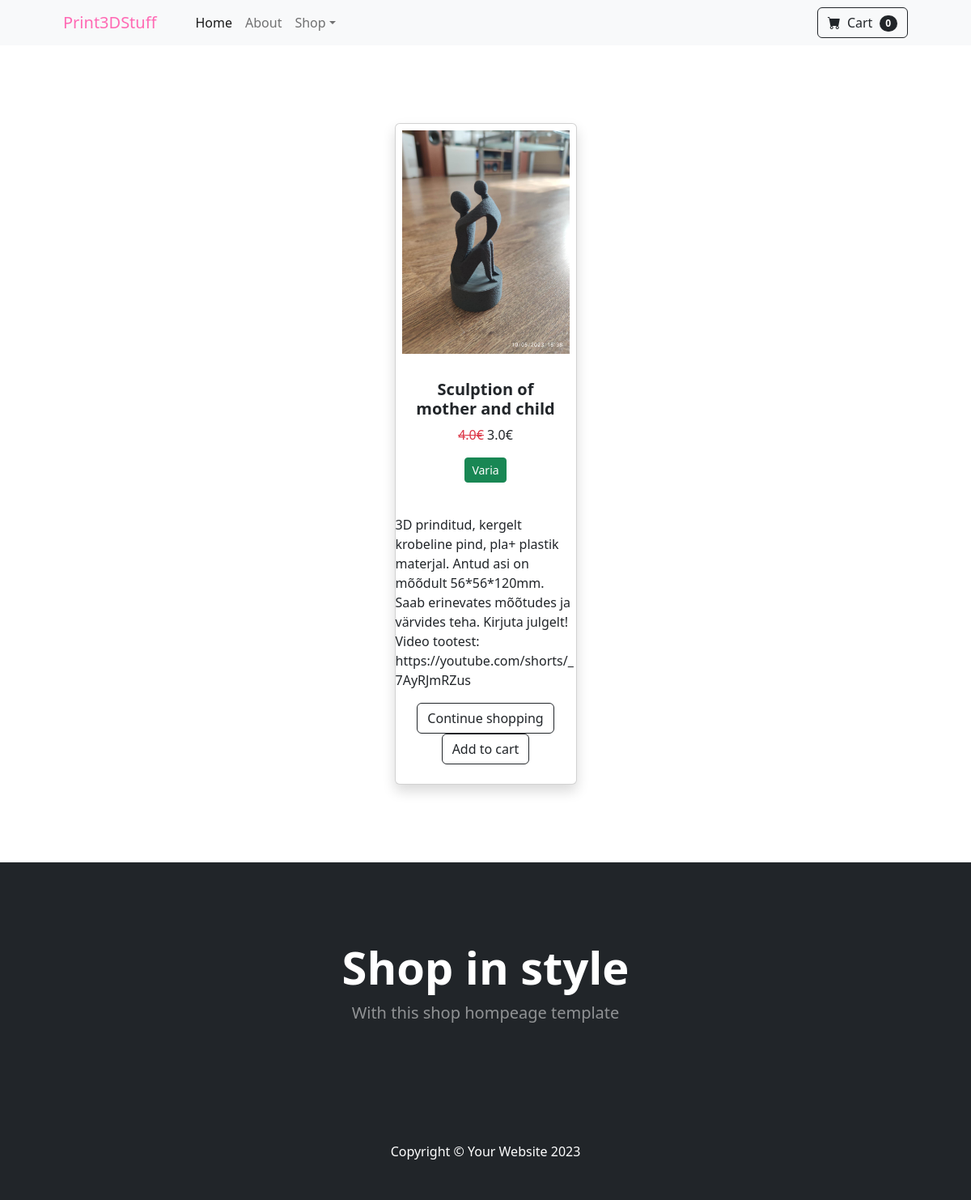
/product/mothers-day/, run on the app's committed database.
### mainapp/models.py (models this page shows, shortened)
class Item(models.Model):
    title = models.CharField(max_length=100)
    price = models.FloatField()
    discount_price = models.FloatField(blank=True)
    category = models.CharField(choices=CATEGORY_CHOICES, max_length=5)
    slug = models.SlugField()
    description = models.TextField()
    image = models.ImageField()

### mainapp/views.py (the view)
# urls.py: path('product/<slug>/', views.ProductDetailView.as_view(), name='product')
class ProductDetailView(DetailView):
    model = Item
    template_name = 'product.html'

### templates/product.html (shortened to what this page needs)
{% extends 'base.html' %}
{% block content %}
<section class="py-5">
    <div class="container px-4 px-lg-5 mt-5">
        <div class="row gx-4 gx-lg-5 row-cols-2 row-cols-md-3 row-cols-xl-4 justify-content-center">
          <div class="col mb-5">
                <div class="card shadow h-100">
                    <img class="card-img-top p-2" src="{{ object.image.url }}" alt="..." style="max-height: 300px; width: auto" />
                    <div class="card-body p-4">
                        <div class="text-center">
                            <h5 class="fw-bolder">{{ item.title }}</h5>
                            {% if item.discount_price %}
                            <p><del class="mt-2 text-danger">{{ item.price }}€</del>
                            {{ item.discount_price }}€</p>
                            {% else %}
                            <p>{{ item.price }}€</p>
                            {% endif %}
                            <p class="btn btn-success btn-sm">{{ item.get_category_display }}</p>
                        </div>
                    </div>
                    <p>{{ item.description }}</p>
                    <div class="card-footer p-4 pt-0 border-top-0 bg-transparent">
                        <div class="text-center">
                            <a class="btn btn-outline-dark mt-auto" href="{% url 'mainapp:index' %}">Continue shopping</a>
                            <a class="btn btn-outline-dark mt-auto" href="#">Add to cart</a></div>
                    </div>
                </div>
            </div>
        </div>
    </div>
 </section>
{% endblock %}

### templates/base.html (shortened to what this page needs)
{% load static %}
<!DOCTYPE html>
<html lang="en">
    <head>
        <link href="https://cdn.jsdelivr.net/npm/bootstrap-icons@1.5.0/font/bootstrap-icons.css" rel="stylesheet" />
        <link href="{% static 'css/styles.css' %}" rel="stylesheet" />
    </head>
    <body>
        <nav class="navbar navbar-expand-lg navbar-light bg-light">
            <div class="container px-4 px-lg-5">
                <a class="navbar-brand" style="color: hotpink;" href="#!">Print3DStuff</a>
                <div class="collapse navbar-collapse" id="navbarSupportedContent">
                    <ul class="navbar-nav me-auto mb-2 mb-lg-0 ms-lg-4">
                        <li class="nav-item"><a class="nav-link active" aria-current="page" href="{ url 'mainapp:index' %}">Home</a></li>
                        <li class="nav-item"><a class="nav-link" href="#!">About</a></li>
                        <li class="nav-item dropdown">
                            <a class="nav-link dropdown-toggle" id="navbarDropdown" href="#" role="button" data-bs-toggle="dropdown" aria-expanded="false">Shop</a>
                        </li>
                    </ul>
                    <form class="d-flex">
                        <button class="btn btn-outline-dark" type="submit">
                            <i class="bi-cart-fill me-1"></i>
                            Cart
                            <span class="badge bg-dark text-white ms-1 rounded-pill">0</span>
                        </button>
                    </form>
                </div>
            </div>
        </nav>
        {% block content %}
        {% endblock %}
        <header class="bg-dark py-5">
            <div class="container px-4 px-lg-5 my-5">
                <div class="text-center text-white">
                    <h1 class="display-4 fw-bolder">Shop in style</h1>
                    <p class="lead fw-normal text-white-50 mb-0">With this shop hompeage template</p>
                </div>
            </div>
        </header>
        <footer class="py-5 bg-dark">
            <div class="container"><p class="m-0 text-center text-white">Copyright &copy; Your Website 2023</p></div>
        </footer>
    </body>
</html>

### data on the page
Item: image (picture), title "Sculption of mother and child", price "4.0", discount_price "3.0", category "Varia", description "3D prinditud, kergelt krobeline pind, pla+ plastik materjal. Antud asi on mõõdult 56*56*120mm. Saab erinevates mõõtudes ja värvides teha. Kirjuta julgelt! Video tootest: https://youtube.com/shorts/_7AyRJmRZus"
